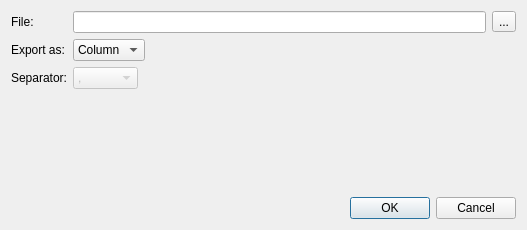
<?xml version="1.0" encoding="UTF-8"?>
<ui version="4.0">
 <class>ExportDataDialog</class>
 <widget class="QDialog" name="ExportDataDialog">
  <property name="geometry">
   <rect>
    <x>0</x>
    <y>0</y>
    <width>527</width>
    <height>230</height>
   </rect>
  </property>
  <property name="windowTitle">
   <string>Export data</string>
  </property>
  <layout class="QVBoxLayout" name="verticalLayout">
   <item>
    <layout class="QGridLayout" name="gridLayout">
     <item row="0" column="0">
      <widget class="QLabel" name="label">
       <property name="text">
        <string>File:</string>
       </property>
      </widget>
     </item>
     <item row="0" column="1">
      <widget class="QLineEdit" name="filePathLineEdit"/>
     </item>
     <item row="0" column="2">
      <widget class="QToolButton" name="chooseFilePathButton">
       <property name="text">
        <string>...</string>
       </property>
      </widget>
     </item>
     <item row="1" column="0">
      <widget class="QLabel" name="label_2">
       <property name="text">
        <string>Export as:</string>
       </property>
      </widget>
     </item>
     <item row="1" column="1">
      <widget class="QComboBox" name="exportAsComboBox">
       <property name="sizePolicy">
        <sizepolicy hsizetype="Fixed" vsizetype="Fixed">
         <horstretch>0</horstretch>
         <verstretch>0</verstretch>
        </sizepolicy>
       </property>
       <item>
        <property name="text">
         <string>Column</string>
        </property>
       </item>
       <item>
        <property name="text">
         <string>Row</string>
        </property>
       </item>
      </widget>
     </item>
     <item row="2" column="0">
      <widget class="QLabel" name="label_3">
       <property name="text">
        <string>Separator:</string>
       </property>
      </widget>
     </item>
     <item row="2" column="1">
      <widget class="QComboBox" name="separatorComboBox">
       <property name="enabled">
        <bool>false</bool>
       </property>
       <property name="sizePolicy">
        <sizepolicy hsizetype="Fixed" vsizetype="Fixed">
         <horstretch>0</horstretch>
         <verstretch>0</verstretch>
        </sizepolicy>
       </property>
       <item>
        <property name="text">
         <string>,</string>
        </property>
       </item>
       <item>
        <property name="text">
         <string>;</string>
        </property>
       </item>
       <item>
        <property name="text">
         <string>:</string>
        </property>
       </item>
       <item>
        <property name="text">
         <string>Tab</string>
        </property>
       </item>
       <item>
        <property name="text">
         <string>Space</string>
        </property>
       </item>
      </widget>
     </item>
    </layout>
   </item>
   <item>
    <spacer name="verticalSpacer">
     <property name="orientation">
      <enum>Qt::Vertical</enum>
     </property>
     <property name="sizeHint" stdset="0">
      <size>
       <width>20</width>
       <height>45</height>
      </size>
     </property>
    </spacer>
   </item>
   <item>
    <widget class="QDialogButtonBox" name="buttonBox">
     <property name="orientation">
      <enum>Qt::Horizontal</enum>
     </property>
     <property name="standardButtons">
      <set>QDialogButtonBox::Cancel|QDialogButtonBox::Ok</set>
     </property>
    </widget>
   </item>
  </layout>
 </widget>
 <resources/>
 <connections>
  <connection>
   <sender>buttonBox</sender>
   <signal>accepted()</signal>
   <receiver>ExportDataDialog</receiver>
   <slot>accept()</slot>
   <hints>
    <hint type="sourcelabel">
     <x>248</x>
     <y>254</y>
    </hint>
    <hint type="destinationlabel">
     <x>157</x>
     <y>274</y>
    </hint>
   </hints>
  </connection>
  <connection>
   <sender>buttonBox</sender>
   <signal>rejected()</signal>
   <receiver>ExportDataDialog</receiver>
   <slot>reject()</slot>
   <hints>
    <hint type="sourcelabel">
     <x>316</x>
     <y>260</y>
    </hint>
    <hint type="destinationlabel">
     <x>286</x>
     <y>274</y>
    </hint>
   </hints>
  </connection>
 </connections>
</ui>
